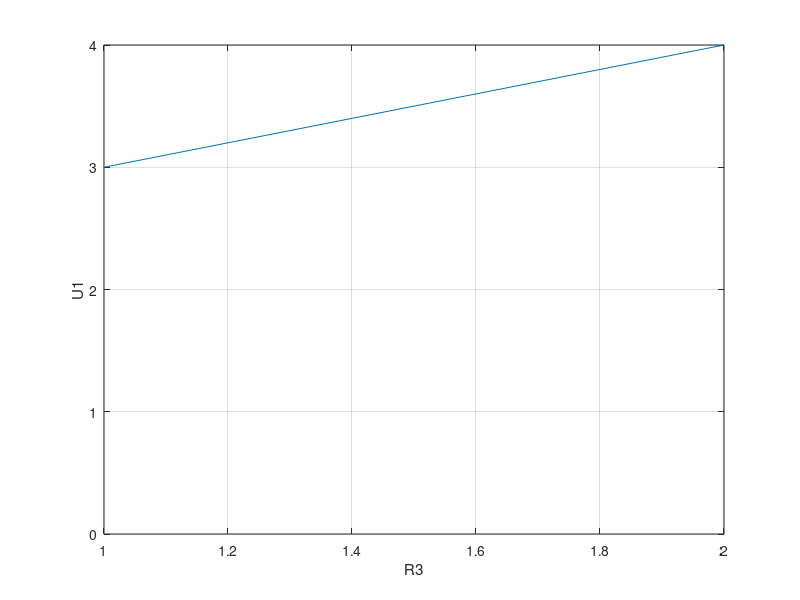
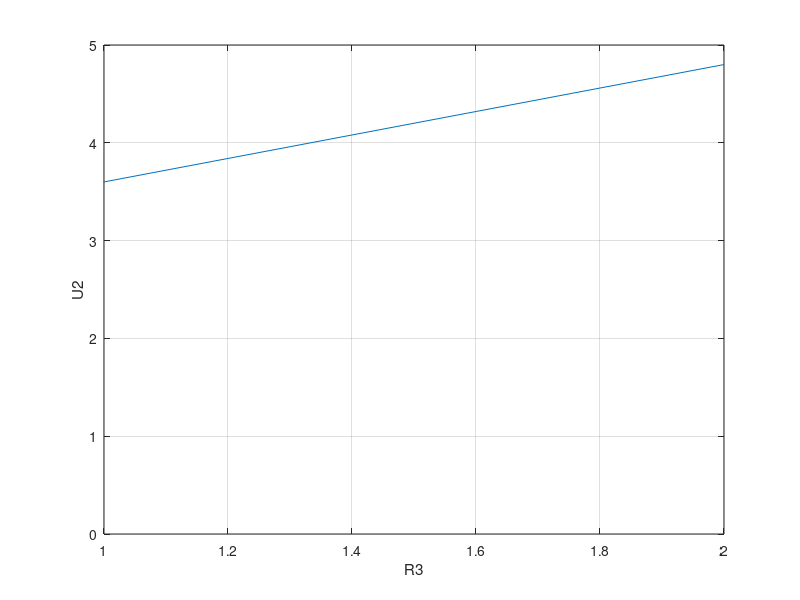
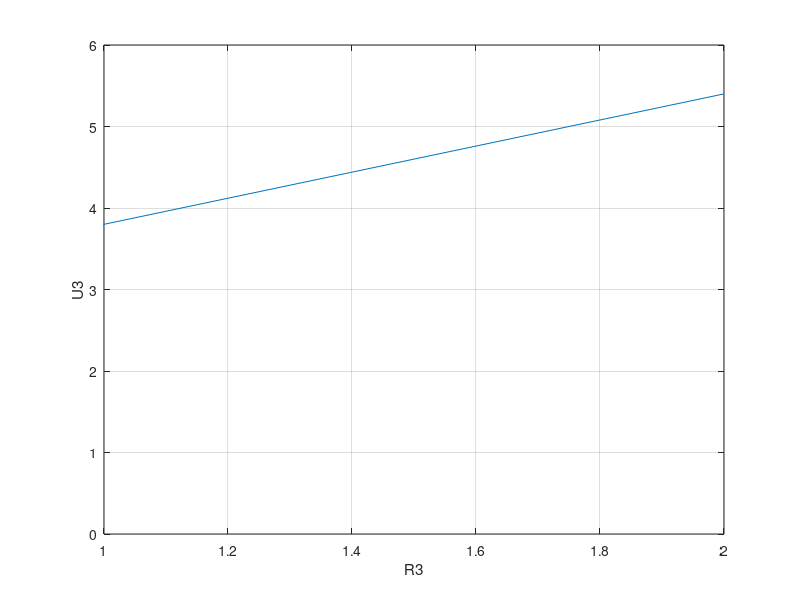

Source code (MATLAB) for these figures, in order:
%................................................................
% MATLAB codes for Finite Element Analysis
% Discrete_Systems.m

% clear memory

clear all  

% elementNodes: connections at elements

elementNodes=[1 2;2 3;2 3;2 4;3 4];

% numberElements: number of Elements

numberElements=size(elementNodes,1); 

% By using the MATLAB function size, that returns the number 
%of lines and columns of a rectangular matrix, we can detect 
%the number of elements by inspecting the number of lines of 
%matrix elementNodes.

% numberNodes: number of nodes

numberNodes=4;

% for structure:
% displacements: displacement vector
% force : force vector
% stiffness: stiffness matrix

% initializing the matrices

displacements=zeros(numberNodes,1);
force=zeros(numberNodes,1);
stiffness=zeros(numberNodes);

%stiffness values for the springs
k=[1 1 1 1 1];

% applied load 
force(2)=1;
force(3)=1;

% computation of the system stiffness matrix
% We compute now the stiffness matrix for each element in turn and then assemble
% it in the global stiffness matrix.

for e=1:numberElements
% elementDof: element degrees of freedom (Dof)
elementDof=elementNodes(e,:) ;
stiffness(elementDof,elementDof)=stiffness(elementDof,elementDof)+[k(e) -k(e);-k(e) k(e)];
end


% boundary conditions and solution
% prescribed dofs
prescribedDof=[1];
% free Dof : activeDof
activeDof=setdiff([1:numberNodes],[prescribedDof]);

for i=10:20
force(4)=i/10;
% solution
displacements=stiffness(activeDof,activeDof)\force(activeDof);
% positioning all displacements
displacements1=zeros(numberNodes,1);
displacements1(activeDof)=displacements;
disp1(i)=displacements1(2);
disp2(i)=displacements1(3);
disp3(i)=displacements1(4);
I(i)=i/10;
end

plot(I,disp1)
xlabel('R3')
ylabel('U1')
xlim([1,2])
grid on
figure()
plot(I,disp2)
xlabel('R3')
ylabel('U2')
xlim([1,2])
xlim([1,2])
grid on
figure()
plot(I,disp3)
xlabel('R3')
ylabel('U3')
xlim([1,2])
xlim([1,2])
grid on


